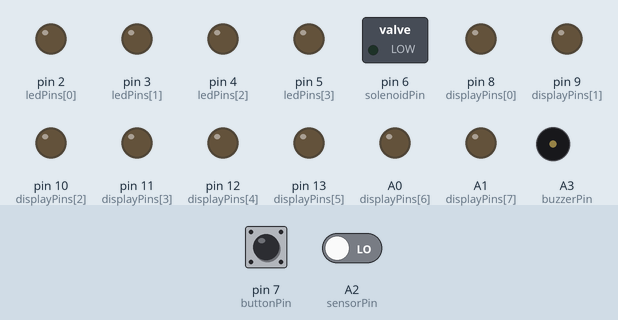
Simulated run of this sketch. Board: Arduino Uno, built with avr-gcc and run on an emulated ATmega328P. Parts: switched loads named in the sketch (green lamp = pin HIGH), output pins drawn as LEDs (lit = HIGH), buzzer (waves = sounding, pin HIGH). Dashed ring = blinking. The test bench sets the inputs (shaded band); at power-on: pin 7 (buttonPin) HIGH, A2 (sensorPin) LOW.

Above: at 1.2 s.
1.3 s: pin 7 (buttonPin) pulled LOW for 0.15 s
At 2.1 s:
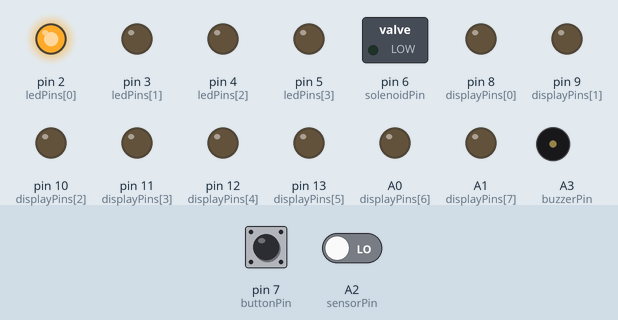
4.4 s: A2 (sensorPin) driven HIGH
At 7.3 s:
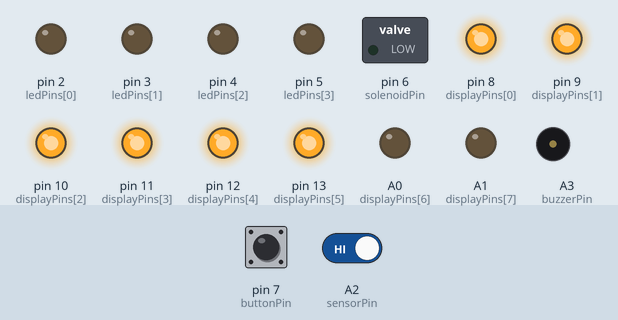
7.4 s: A2 (sensorPin) driven LOW
10.4 s: A2 (sensorPin) driven HIGH
At 12.0 s:
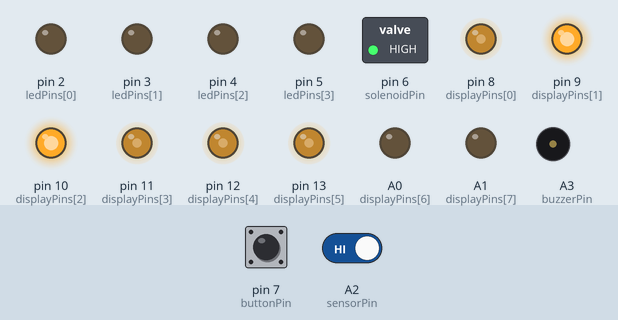
13.4 s: A2 (sensorPin) driven LOW
At 14.4 s:
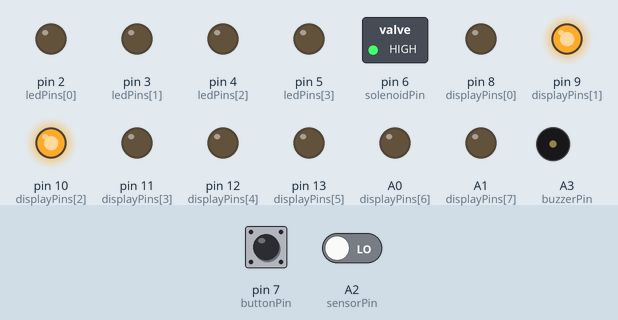
16.4 s: A2 (sensorPin) driven HIGH
At 36.5 s:
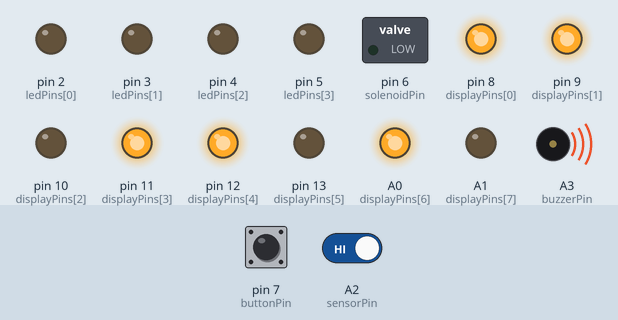
Timing chart, 0 to 36.8 s (numbered marks = the images above; inputs shaded):
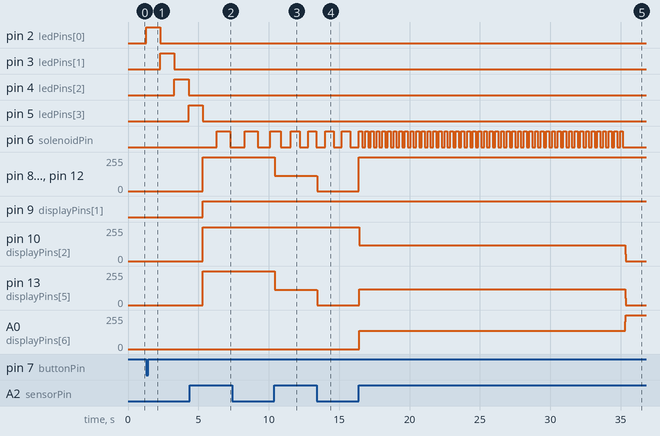

Measured:
- after the input at 1.3 s, pin 2 (ledPins[0]): LOW → HIGH at once, → LOW 1.0 s later; pin 3 (ledPins[1]): LOW → HIGH after 1.0 s, → LOW 1.0 s later; pin 4 (ledPins[2]): LOW → HIGH after 2.0 s, → LOW 1.0 s later; pin 5 (ledPins[3]): LOW → HIGH after 3.0 s
- after the input at 4.4 s, pin 6 (solenoidPin): LOW → HIGH after 1.9 s instead of 2.1 s; pin 8 (displayPins[0]), pin 10 (displayPins[2]), pin 11 (displayPins[3]), pin 12 (displayPins[4]), pin 13 (displayPins[5]): 0/255 → 255/255 after 0.90 s instead of 1.2 s; pin 9 (displayPins[1]): LOW → HIGH after 0.90 s instead of 1.2 s
- after the input at 10.4 s, pin 8 (displayPins[0]), pin 11 (displayPins[3]), pin 12 (displayPins[4]), pin 13 (displayPins[5]): 255/255 → 116/255 at once
- after the input at 13.4 s, pin 8 (displayPins[0]), pin 11 (displayPins[3]), pin 12 (displayPins[4]), pin 13 (displayPins[5]): 116/255 → 0/255 at once
- after the input at 16.4 s, pin 6 (solenoidPin): alternates HIGH for 0.20 s and LOW for 0.20 s, 93 changes in all, then stays LOW, starting after 0.25 s; pin 8 (displayPins[0]), pin 11 (displayPins[3]), pin 12 (displayPins[4]): goes on until 16.4 s, then stays 255/255; pin 9 (displayPins[1]): stays HIGH (without the input it goes to LOW after 9.0 s)

The sketch:

CestaFaculdade.ino
```cpp
// Definindo os pinos dos LEDs
const int ledPins[] = {2, 3, 4, 5}; // LEDs para contagem de 4 segundos
// Definindo o pino do botão de início
const int buttonPin = 7;
// Definindo o pino do controle da válvula solenoide
const int solenoidPin = 6;
// Definindo os pinos dos displays de 7 segmentos (usaremos 2 displays)
const int displayPins[] = {8, 9, 10, 11, 12, 13, A0, A1}; // pinos dos segmentos dos displays
// Definindo o pino do sensor de contagem de pontos
const int sensorPin = A2;
// Definindo o pino do buzzer
const int buzzerPin = A3;

// Variáveis de controle
int pontos = 0;
bool jogoIniciado = false;
unsigned long tempoInicio;
unsigned long tempoJogo = 30000; // 30 segundos de jogo
unsigned long intervaloMovimento = 1000; // Tempo de intervalo para o movimento da cesta
unsigned long ultimoMovimento = 0;
bool direcaoCesta = false; // Falso para direita, verdadeiro para esquerda

void setup() {
  // Configurando os pinos
  for (int i = 0; i < 4; i++) {
    pinMode(ledPins[i], OUTPUT);
  }
  pinMode(solenoidPin, OUTPUT);
  pinMode(buttonPin, INPUT_PULLUP);
  pinMode(sensorPin, INPUT);
  pinMode(buzzerPin, OUTPUT);

  // Configurando os displays
  for (int i = 0; i < 8; i++) {
    pinMode(displayPins[i], OUTPUT);
  }

  // Inicia com os displays desligados
  resetDisplay();
}

void loop() {
  // Verifica se o botão foi pressionado para iniciar o jogo
  if (digitalRead(buttonPin) == LOW && !jogoIniciado) {
    iniciarJogo();
  }

  // Se o jogo está em andamento
  if (jogoIniciado) {
    // Contagem do tempo do jogo
    if (millis() - tempoInicio < tempoJogo) {
      moverCesta();
      contarPontos();
      atualizarDisplay(pontos);
    } else {
      // Final do jogo
      pararJogo();
    }
  }
}

// Função para iniciar o jogo
void iniciarJogo() {
  // Contagem regressiva com os LEDs
  for (int i = 0; i < 4; i++) {
    digitalWrite(ledPins[i], HIGH);
    delay(1000);
    digitalWrite(ledPins[i], LOW);
  }

  // Inicia o movimento da cesta
  tempoInicio = millis();
  ultimoMovimento = millis();
  jogoIniciado = true;
}

// Função para mover a cesta
void moverCesta() {
  // Alterna a direção do cilindro a cada intervalo de tempo
  if (millis() - ultimoMovimento > intervaloMovimento) {
    // Alterna o estado da direção
    direcaoCesta = !direcaoCesta;

    // Aciona a válvula solenoide para mudar a direção do cilindro
    digitalWrite(solenoidPin, direcaoCesta ? HIGH : LOW);

    // Atualiza o tempo do último movimento
    ultimoMovimento = millis();

    // Reduz o intervalo de movimento para aumentar a dificuldade ao longo do tempo
    intervaloMovimento = max(200, intervaloMovimento - 50); // A cada ciclo, reduz o intervalo
  }
}

// Função para contar os pontos
void contarPontos() {
  // Verifica se a bola passou pelo sensor
  if (digitalRead(sensorPin) == LOW) {
    pontos++;
    delay(300); // Debounce do sensor
  }
}

// Função para atualizar o display de 7 segmentos
void atualizarDisplay(int pontos) {
  int unidade = pontos % 10;
  int dezena = (pontos / 10) % 10;
  mostrarNumero(unidade, displayPins); // Display da unidade
  mostrarNumero(dezena, displayPins); // Display da dezena
}

void mostrarNumero(int numero, const int *pinos) {
  // Segmentos a serem acesos para cada número (0 a 9)
  const bool segmentos[10][8] = {
    {HIGH, HIGH, HIGH, HIGH, HIGH, HIGH, LOW, LOW}, // 0
    {LOW, HIGH, HIGH, LOW, LOW, LOW, LOW, LOW},     // 1
    {HIGH, HIGH, LOW, HIGH, HIGH, LOW, HIGH, LOW},  // 2
    {HIGH, HIGH, HIGH, HIGH, LOW, LOW, HIGH, LOW},  // 3
    {LOW, HIGH, HIGH, LOW, LOW, HIGH, HIGH, LOW},   // 4
    {HIGH, LOW, HIGH, HIGH, LOW, HIGH, HIGH, LOW},  // 5
    {HIGH, LOW, HIGH, HIGH, HIGH, HIGH, HIGH, LOW}, // 6
    {HIGH, HIGH, HIGH, LOW, LOW, LOW, LOW, LOW},    // 7
    {HIGH, HIGH, HIGH, HIGH, HIGH, HIGH, HIGH, LOW},// 8
    {HIGH, HIGH, HIGH, HIGH, LOW, HIGH, HIGH, LOW}  // 9
  };
  for (int i = 0; i < 8; i++) {
    digitalWrite(pinos[i], segmentos[numero][i]);
  }
}

// Função para parar o jogo e ativar o buzzer
void pararJogo() {
  jogoIniciado = false;
  digitalWrite(solenoidPin, LOW); // Para o movimento do cilindro
  digitalWrite(buzzerPin, HIGH); // Ativa o buzzer
  delay(2000); // Buzzer soa por 2 segundos
  digitalWrite(buzzerPin, LOW); // Desativa o buzzer
}

// Função para resetar os displays
void resetDisplay() {
  for (int i = 0; i < 8; i++) {
    digitalWrite(displayPins[i], LOW);
  }
}
```
